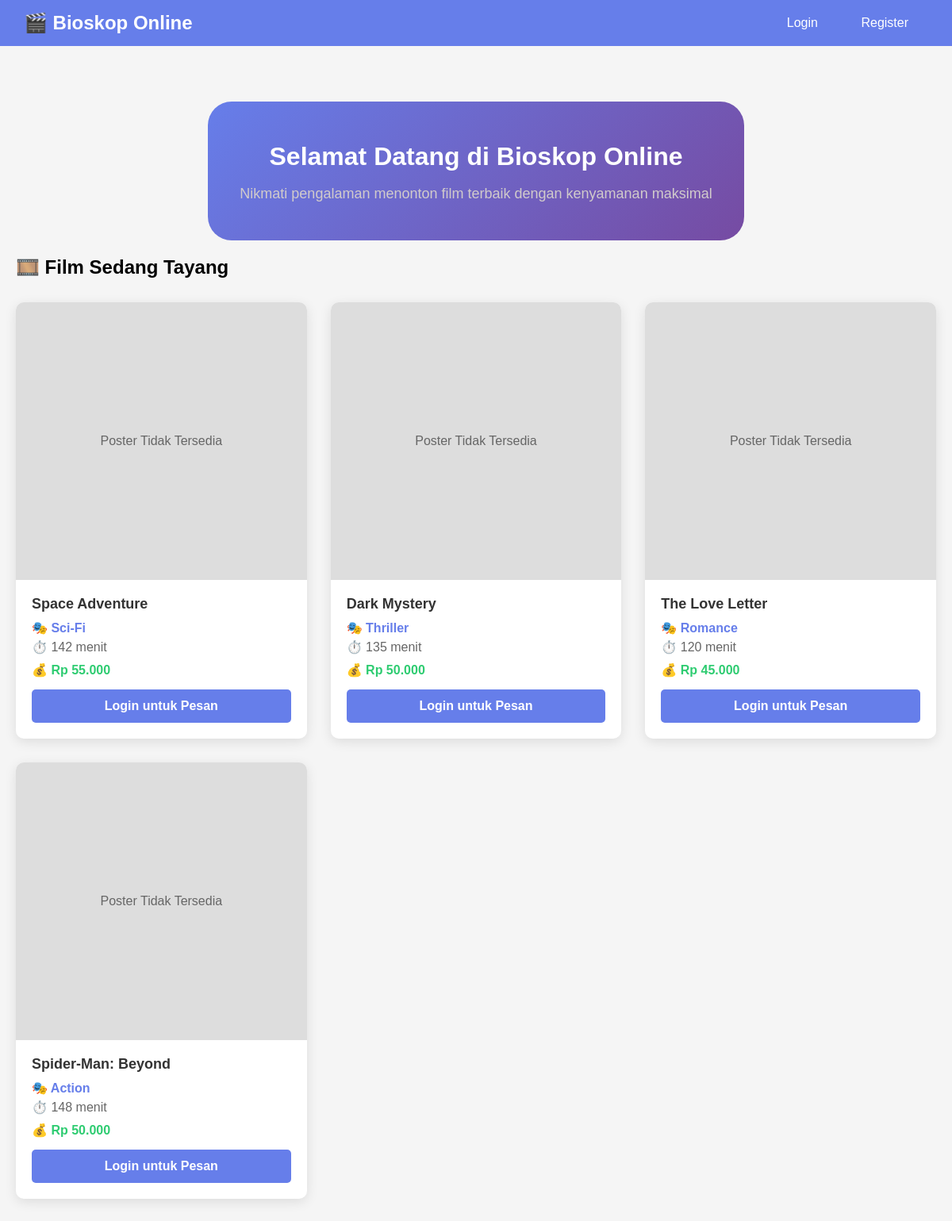
The app's page /user/index.php with its own data.
### tables this page shows
CREATE TABLE film (
    id_film INT PRIMARY KEY AUTO_INCREMENT,
    poster VARCHAR(255),
    nama VARCHAR(100) NOT NULL,
    deskripsi TEXT,
    genre VARCHAR(50),
    jadwal_tayang VARCHAR(50),
    harga DECIMAL(10,2),
    durasi INT
);

### user/index.php (the view, shortened to what this page needs)
<?php
require_once '../config.php';
$stmt = $pdo->query("SELECT * FROM film WHERE jadwal_tayang = 'Sekarang Tayang' ORDER BY id_film DESC");
$films = $stmt->fetchAll(PDO::FETCH_ASSOC);
?>
<!DOCTYPE html>
<html lang="id">
<head>
</head>
<body>
    <div class="navbar">
        <h2>🎬 Bioskop Online</h2>
        <div class="nav-links">
            <?php if(isset($_SESSION['user_id'])): ?>
                <span>Halo, <?= htmlspecialchars($_SESSION['user_nama']) ?></span>
                <a href="my_booking.php">Pesanan Saya</a>
                <a href="logout.php">Logout</a>
            <?php else: ?>
                <a href="login.php">Login</a>
                <a href="register.php">Register</a>
            <?php endif; ?>
        </div>
    </div>
    <div class="container">
        <div class="welcome">
            <h1>Selamat Datang di Bioskop Online</h1>
            <p>Nikmati pengalaman menonton film terbaik dengan kenyamanan maksimal</p>
        </div>
        <h2>🎞️ Film Sedang Tayang</h2>
        <?php if(empty($films)): ?>
            <div style="text-align: center; padding: 40px; background: white; border-radius: 10px;">
                <div style="font-size: 48px; margin-bottom: 20px;">🎭</div>
                <h3 style="color: #666;">Belum ada film yang sedang tayang</h3>
                <p style="color: #999;">Silakan kembali lagi nanti untuk melihat film terbaru.</p>
            </div>
        <?php else: ?>
            <div class="film-grid">
                <?php foreach($films as $film): ?>
                <div class="film-card">
                    <?php if (!empty($film['poster'])): ?>
                        <div class="no-poster" style="display: none;">Poster Tidak Tersedia</div>
                    <?php else: ?>
                        <div class="no-poster">No Poster</div>
                    <?php endif; ?>
                    <div class="film-info">
                        <div class="film-title"><?= htmlspecialchars($film['nama']) ?></div>
                        <div class="film-genre">🎭 <?= $film['genre'] ?></div>
                        <div class="film-duration">⏱️ <?= $film['durasi'] ?> menit</div>
                        <div class="film-price">💰 Rp <?= number_format($film['harga'], 0, ',', '.') ?></div>
                        <?php if(isset($_SESSION['user_id'])): ?>
                            <a href="booking.php?film_id=<?= $film['id_film'] ?>" class="btn">Pesan Tiket</a>
                        <?php else: ?>
                            <a href="login.php" class="btn">Login untuk Pesan</a>
                        <?php endif; ?>
                    </div>
                </div>
                <?php endforeach; ?>
            </div>
        <?php endif; ?>
    </div>
</body>
</html>

### user/index.php (style rules this page uses)
body { font-family: Arial; margin: 0; background: #f5f5f5; }
.navbar { background: #667eea; color: white; padding: 15px 30px; display: flex; justify-content: space-between; align-items: center; }
.navbar h2 { margin: 0; }
.nav-links a { color: white; text-decoration: none; margin: 0 10px; padding: 8px 15px; border-radius: 5px; }
.container { max-width: 1200px; margin: 30px auto; padding: 20px; }
.film-grid { display: grid; grid-template-columns: repeat(auto-fit, minmax(280px, 1fr)); gap: 30px; margin-top: 30px; }
.film-card { background: white; border-radius: 10px; overflow: hidden; box-shadow: 0 4px 15px rgba(0,0,0,0.1); transition: transform 0.3s; }
.film-info { padding: 20px; }
.film-title { font-size: 18px; font-weight: bold; margin-bottom: 10px; color: #333; }
.film-genre { color: #667eea; font-weight: bold; margin-bottom: 5px; }
.film-duration { color: #666; margin-bottom: 10px; }
.film-price { color: #2ecc71; font-weight: bold; font-size: 16px; margin-bottom: 15px; }
.btn { display: block; text-align: center; padding: 12px; background: #667eea; color: white; text-decoration: none; border-radius: 5px; font-weight: bold; }
.welcome { background: linear-gradient(135deg, #667eea 0%, #764ba2 100%); color: white; padding: 30px 40px; text-align: center; border-radius: 30px; width: fit-content; margin: 20px auto; }
.welcome h1 { color: #ffffffff; margin-bottom: 10px; }
.welcome p { color: #d1cbcbff; font-size: 18px; }
.no-poster { height: 350px; background: #ddd; display: flex; align-items: center; justify-content: center; color: #666; }

### records on screen
film: nama "Space Adventure", genre "Sci-Fi", durasi "142", harga "55.000"
film: nama "Dark Mystery", genre "Thriller", durasi "135", harga "50.000"
film: nama "The Love Letter", genre "Romance", durasi "120", harga "45.000"
film: nama "Spider-Man: Beyond", genre "Action", durasi "148", harga "50.000"
